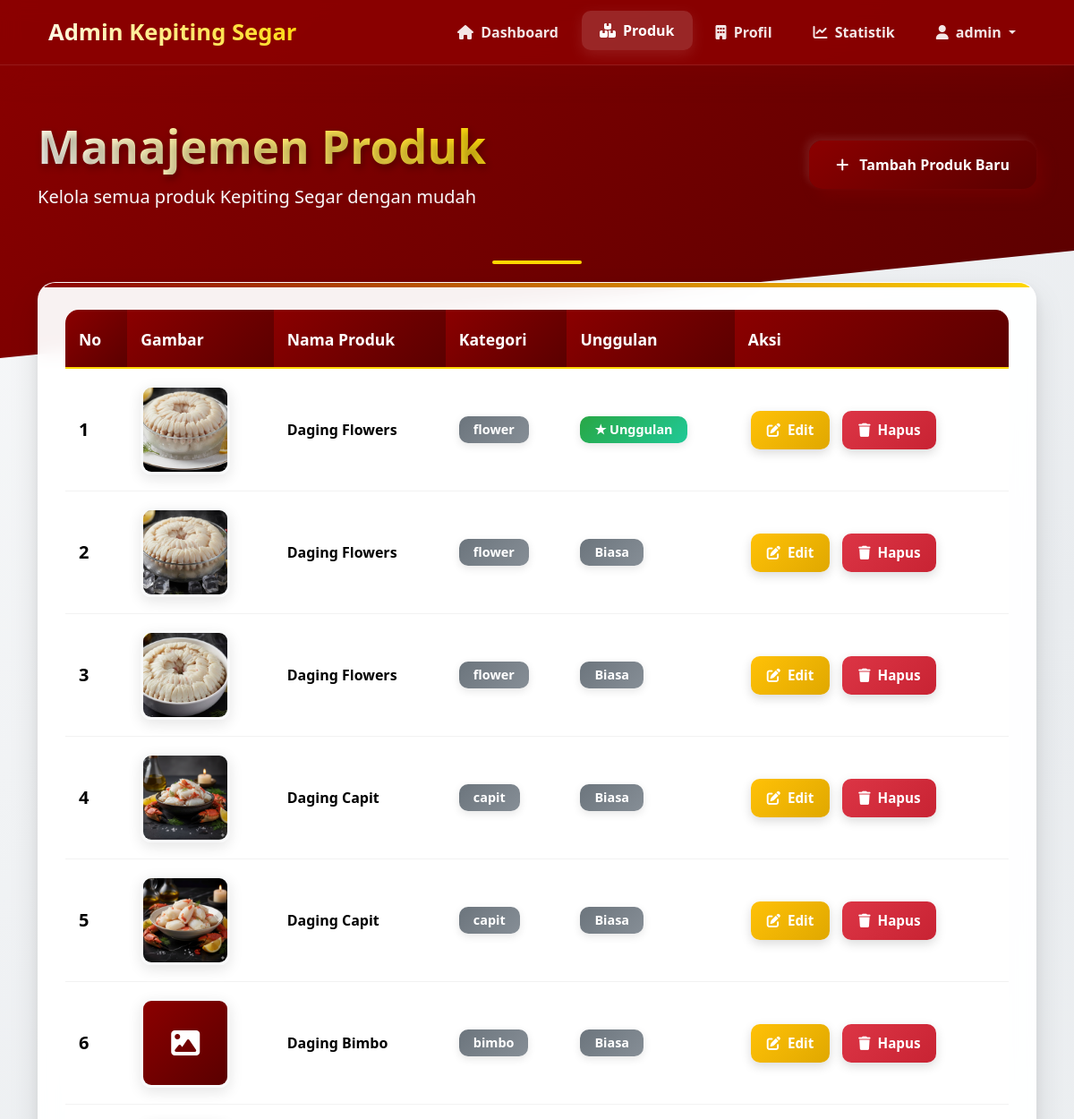
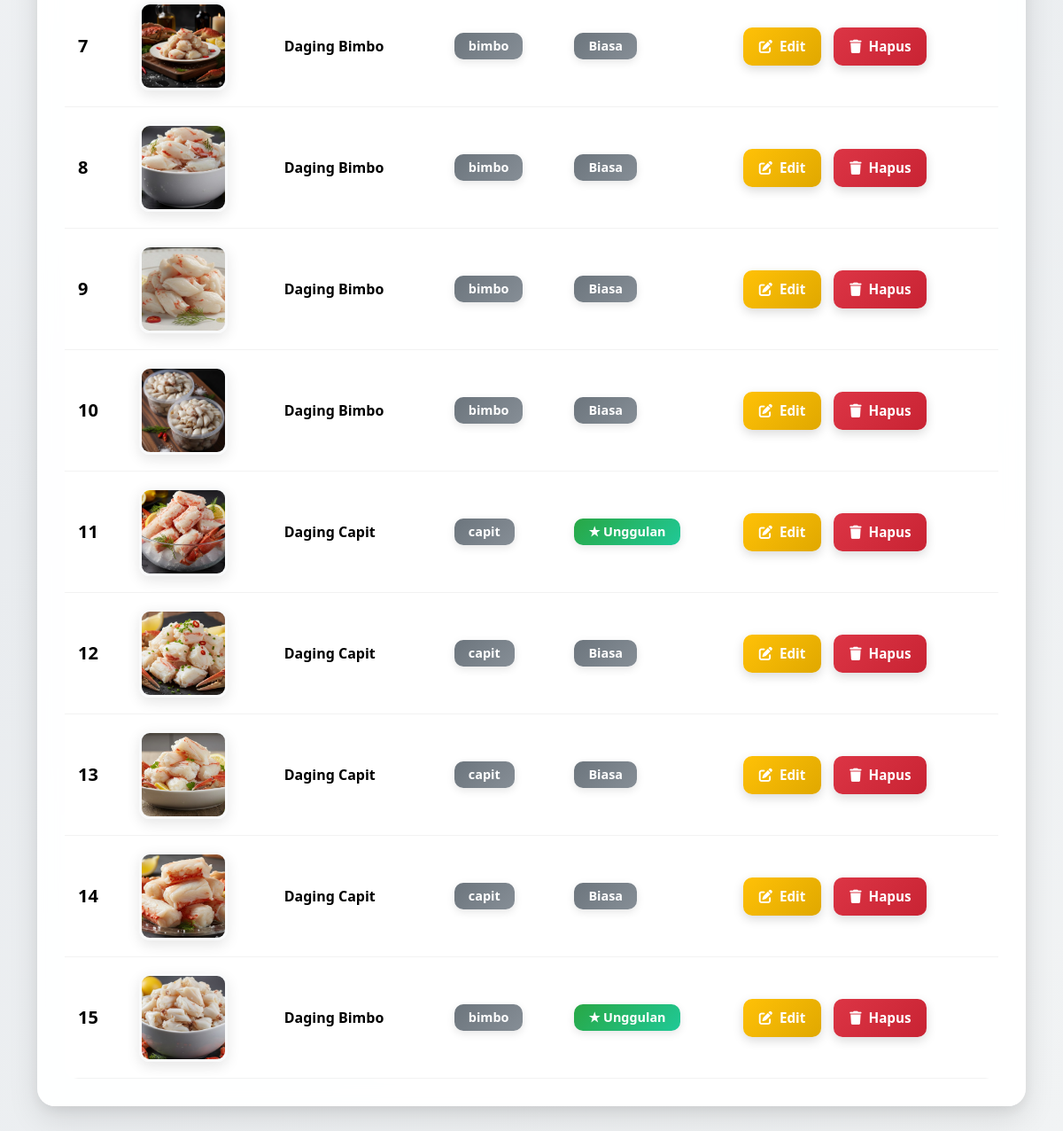
The app's page /website_kepiting/admin/produk.php (signed in), older data (2 pictures, top to bottom).
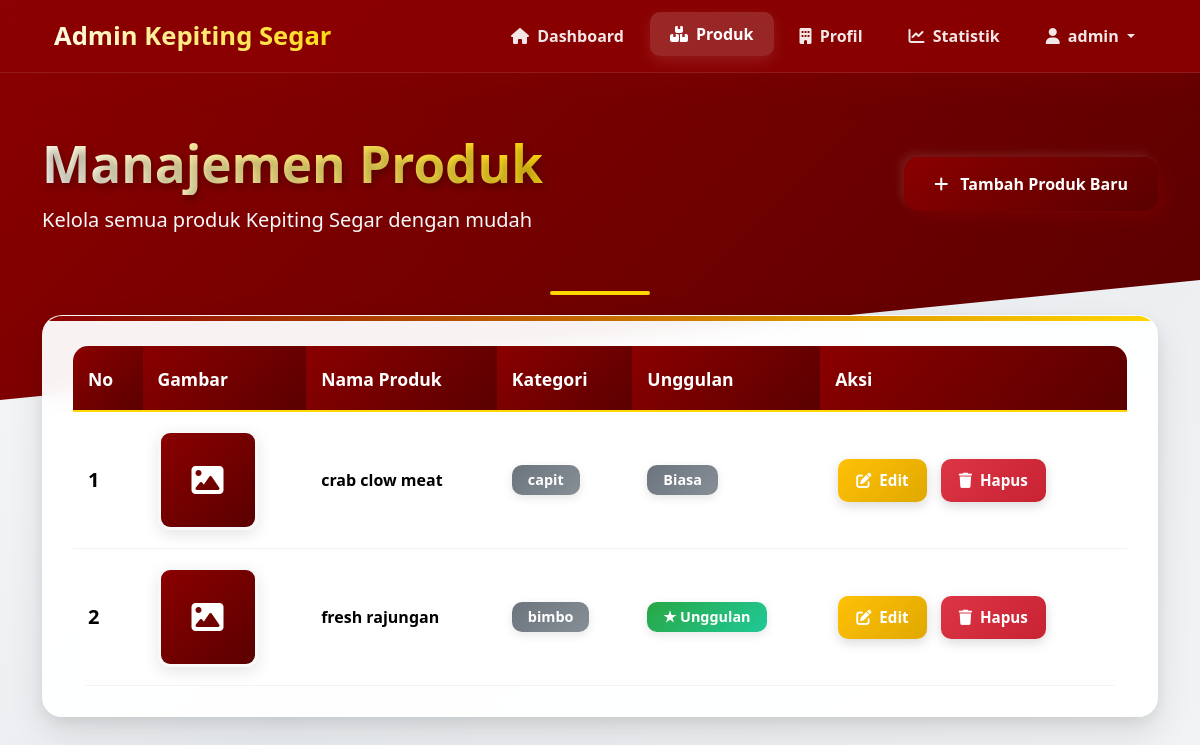
The same page, newer data.
### tables this page shows
CREATE TABLE IF NOT EXISTS `produk` (
  `id` int NOT NULL AUTO_INCREMENT,
  `nama_produk` varchar(200) NOT NULL,
  `deskripsi` text NOT NULL,
  `gambar` varchar(255) NOT NULL,
  `kategori` enum('flower','bimbo','capit') NOT NULL,
  `is_unggulan` tinyint NOT NULL DEFAULT '0',
  PRIMARY KEY (`id`)
);

### website_kepiting/admin/produk.php (the view, shortened to what the changed rows need)
<?php
include 'koneksi.php';
$query = "SELECT * FROM produk ORDER BY id DESC";
$result = mysqli_query($koneksi, $query);
?>
<!DOCTYPE html>
<html lang="id">
<head>
    <link href="https://cdn.jsdelivr.net/npm/bootstrap@5.3.2/dist/css/bootstrap.min.css" rel="stylesheet">
    <link rel="stylesheet" href="https://cdnjs.cloudflare.com/ajax/libs/font-awesome/6.5.0/css/all.min.css">
</head>
<body>
    <div class="page-header">
        <div class="container">
            <div class="d-flex justify-content-between align-items-center">
                <div>
                    <h1 class="page-title">Manajemen Produk</h1>
                </div>
            </div>
        </div>
    </div>
    <div class="container">
        <div class="main-card">
            <div class="card-body">
                <div class="table-responsive">
                    <table class="table table-hover align-middle">
                        <thead>
                            <tr>
                                <th>No</th>
                                <th>Gambar</th>
                                <th>Nama Produk</th>
                                <th>Kategori</th>
                                <th>Unggulan</th>
                                <th>Aksi</th>
                            </tr>
                        </thead>
                        <tbody>
                            <?php if(mysqli_num_rows($result) > 0): ?>
                                <?php $no = 1; ?>
                                <?php while($row = mysqli_fetch_assoc($result)): ?>
                                <tr>
                                    <td class="fw-bold fs-5"><?php echo $no++; ?></td>
                                    <td>
                                        <div class="product-image-container">
                                            <?php
                                            $gambar_path = 'uploads/' . htmlspecialchars($row['gambar']);
                                            if (file_exists($gambar_path) && !empty($row['gambar'])):
                                            ?>
                                                <img src="<?php echo $gambar_path; ?>"
                                                     alt="<?php echo htmlspecialchars($row['nama_produk']); ?>"
                                                     class="product-image"
                                                     onerror="this.style.display='none'; this.nextElementSibling.style.display='flex';">
                                            <?php else: ?>
                                                <div class="product-image-placeholder">
                                                    <i class="fa-solid fa-image"></i>
                                                </div>
                                            <?php endif; ?>
                                        </div>
                                    </td>
                                    <td class="fw-semibold fs-6"><?php echo htmlspecialchars($row['nama_produk']); ?></td>
                                    <td>
                                        <span class="badge badge-custom badge-regular"><?php echo htmlspecialchars($row['kategori']); ?></span>
                                    </td>
                                    <td>
                                        <?php if($row['is_unggulan'] == 1): ?>
                                            <span class="badge badge-custom badge-featured">★ Unggulan</span>
                                        <?php else: ?>
                                            <span class="badge badge-custom badge-regular">Biasa</span>
                                        <?php endif; ?>
                                    </td>
                                    <td>
                                        <div class="d-flex flex-wrap gap-2">
                                            <a href="produk_edit.php?id=<?php echo $row['id']; ?>" class="btn btn-action btn-edit">
                                                <i class="fa-solid fa-pen-to-square me-1"></i> Edit
                                            </a>
                                            <a href="produk_hapus.php?id=<?php echo $row['id']; ?>" class="btn btn-action btn-delete" onclick="return confirm('Yakin ingin menghapus produk ini?')">
                                                <i class="fa-solid fa-trash me-1"></i> Hapus
                                            </a>
                                        </div>
                                    </td>
                                </tr>
                                <?php endwhile; ?>
                            <?php endif; ?>
                        </tbody>
                    </table>
                </div>
            </div>
        </div>
    </div>
</body>
</html>

Row changes from the older to the newer data that the page shows:
removed produk: gambar (picture), nama_produk "Daging Flowers", kategori "flower", is_unggulan "★ Unggulan"
removed produk: gambar (picture), nama_produk "Daging Flowers", kategori "flower", is_unggulan "Biasa"
removed produk: gambar (picture), nama_produk "Daging Flowers", kategori "flower", is_unggulan "Biasa"
removed produk: gambar (picture), nama_produk "Daging Capit", kategori "capit", is_unggulan "Biasa"
removed produk: gambar (picture), nama_produk "Daging Capit", kategori "capit", is_unggulan "Biasa"
removed produk: nama_produk "Daging Bimbo", kategori "bimbo", is_unggulan "Biasa"
removed produk: gambar (picture), nama_produk "Daging Bimbo", kategori "bimbo", is_unggulan "Biasa"
removed produk: gambar (picture), nama_produk "Daging Bimbo", kategori "bimbo", is_unggulan "Biasa"
removed produk: gambar (picture), nama_produk "Daging Bimbo", kategori "bimbo", is_unggulan "Biasa"
removed produk: gambar (picture), nama_produk "Daging Bimbo", kategori "bimbo", is_unggulan "Biasa"
removed produk: gambar (picture), nama_produk "Daging Capit", kategori "capit", is_unggulan "★ Unggulan"
removed produk: gambar (picture), nama_produk "Daging Capit", kategori "capit", is_unggulan "Biasa"
removed produk: gambar (picture), nama_produk "Daging Capit", kategori "capit", is_unggulan "Biasa"
changed produk "capit": nama_produk "Daging Capit" → "crab clow meat"; gambar: picture removed
changed produk "bimbo": nama_produk "Daging Bimbo" → "fresh rajungan"; gambar: picture removed
